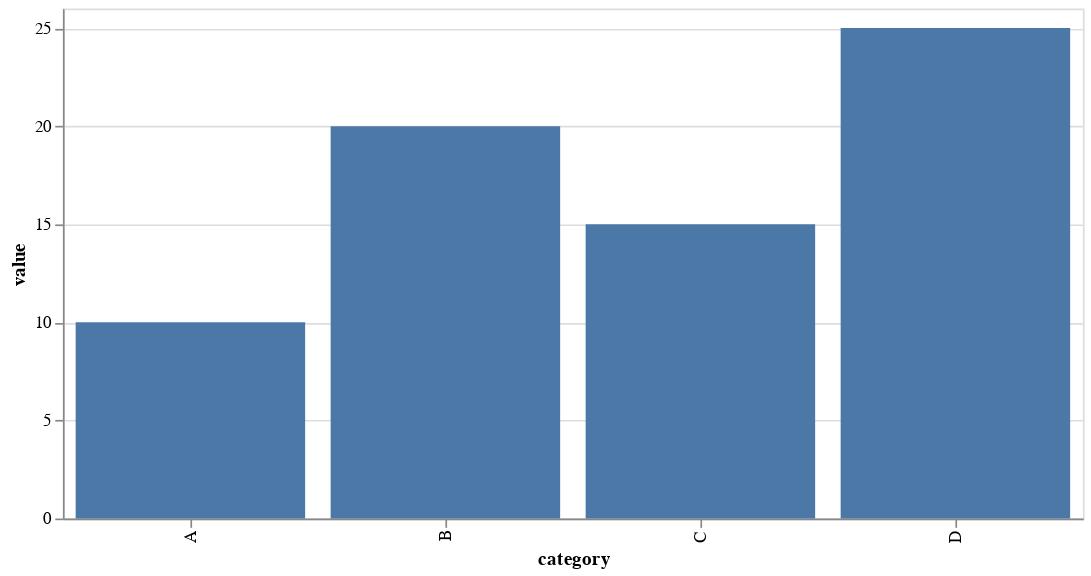

The cell this chart's notebook holds for it:
### Code cell
data = pd.DataFrame({
    'category': ['A', 'B', 'C', 'D'],
    'value': [10, 20, 15, 25]
})

chart = alt.Chart(data).mark_bar().encode(
    x='category',
    y='value'
    
).properties(
    height=300,
    width=600
)

chart

### Figure 1 — Vega-Lite specification as saved in the notebook (floating-point values rounded to 4 significant figures)
{"config": {"view": {"continuousWidth": 300, "continuousHeight": 300}}, "data": {"name": "data-1cbaeb44c3a4489e66bf161e1ff2f146"}, "mark": {"type": "bar"}, "encoding": {"x": {"field": "category", "type": "nominal"}, "y": {"field": "value", "type": "quantitative"}}, "height": 300, "width": 600, "$schema": "https://vega.github.io/schema/vega-lite/v5.8.0.json", "datasets": {"data-1cbaeb44c3a4489e66bf161e1ff2f146": [{"category": "A", "value": 10}, {"category": "B", "value": 20}, {"category": "C", "value": 15}, {"category": "D", "value": 25}]}}
